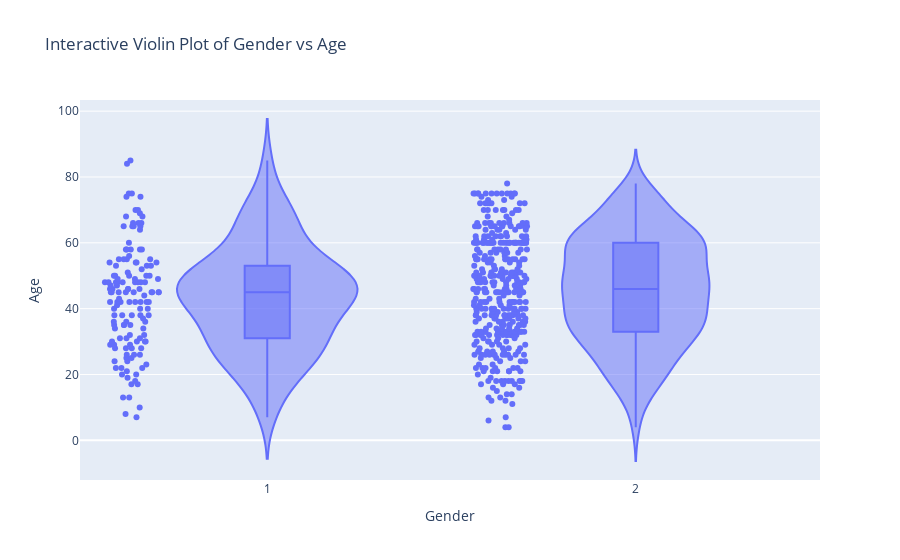

Here is the notebook cell this chart was saved with:
### Markdown cell above
# <font color=#00BBFF> Visualization </font>

### Code cell
vio_gender_age_can = px.violin(cancer, x='Gender', y='Age', box=True, points='all',
                           labels={'Gender':'Gender', 'Age':'Age'},
                           title="Interactive Violin Plot of Gender vs Age")
vio_gender_age_can.show()

### Figure 1 — Plotly figure (JSON) as saved in the notebook; plotly's stock layout.template omitted (floating-point values rounded to 4 significant figures; data arrays with more than 128 entries replaced by an {"elided": "..."} marker saying what was removed)
{"data": [{"alignmentgroup": "True", "box": {"visible": true}, "hovertemplate": "Gender=%{x}<br>Age=%{y}<extra></extra>", "legendgroup": "", "marker": {"color": "#636efa"}, "name": "", "offsetgroup": "", "orientation": "v", "points": "all", "scalegroup": "True", "showlegend": false, "type": "violin", "x": {"elided": "557 int values"}, "x0": " ", "xaxis": "x", "y": {"elided": "557 int values"}, "y0": " ", "yaxis": "y"}], "layout": {"legend": {"tracegroupgap": 0}, "title": {"text": "Interactive Violin Plot of Gender vs Age"}, "violinmode": "group", "xaxis": {"anchor": "y", "domain": [0, 1], "title": {"text": "Gender"}}, "yaxis": {"anchor": "x", "domain": [0, 1], "title": {"text": "Age"}}}}
